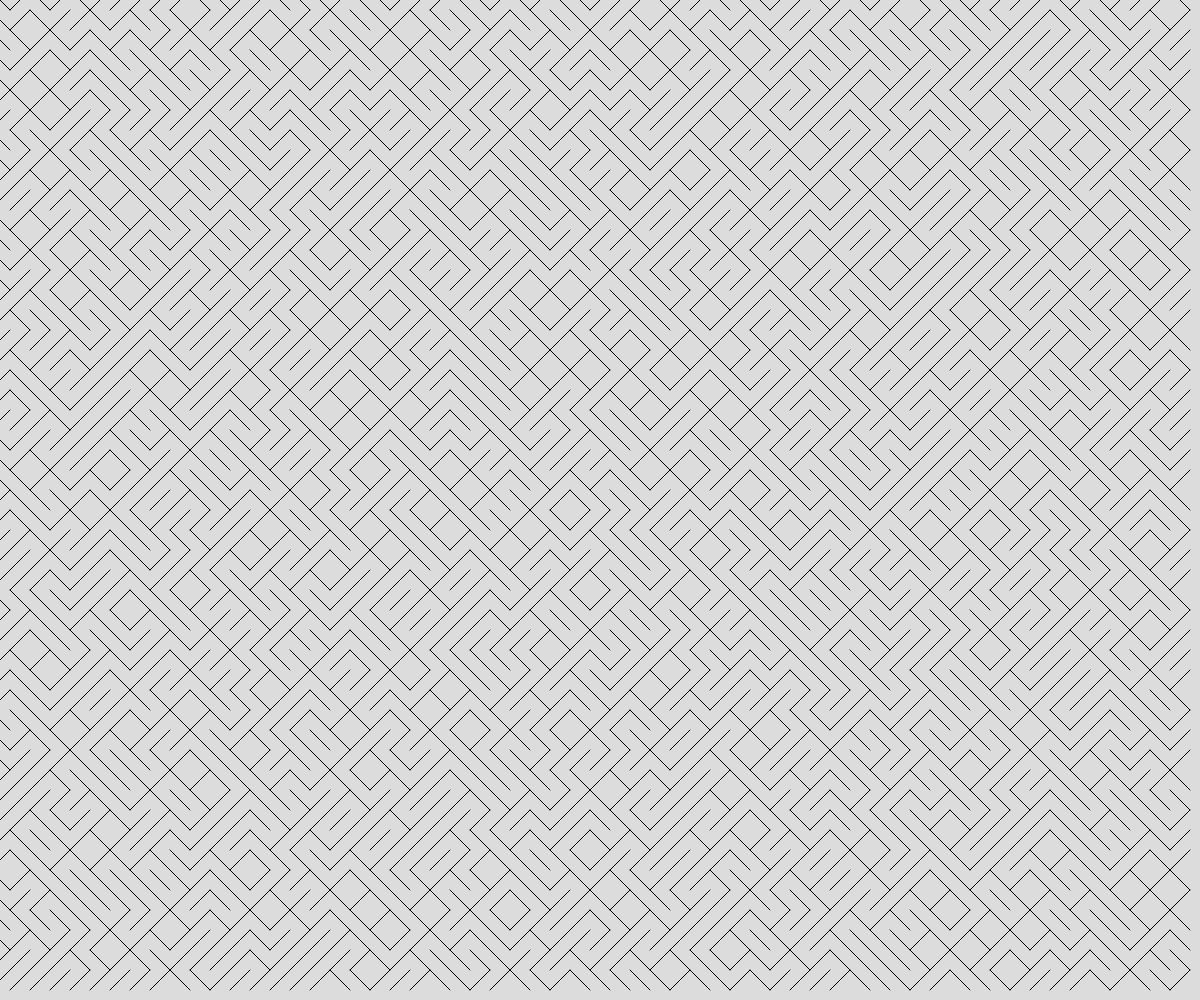
Frame 1 (no input)
Frame 60 (no input): identical to frame 1, image omitted
Frame 120 (the mouse pressed at the canvas centre since frame 60): identical to frame 1, image omitted

The p5.js sketch that drew this single still picture (run headless with seeded random() and noise() and a simulated clock; from frame 60 on, the mouse is pressed at the canvas centre):

// p5.js sketch
// ── sketch.js
// Generative Art Demo
// Mar 15, 2024

let tileSize = 20;
let theTiles = [];

function setup() {
  createCanvas(windowWidth, windowHeight);

  for (let y = 0; y < height; y += tileSize) {
    for (let x = 0; x < width; x += tileSize) {
      let someTile = spawnTile(x, y);
      theTiles.push(someTile);
    }
  }
}

function draw() {
  background(220);
  
  for (let someTile of theTiles) {
    line(someTile.x1, someTile.y1, someTile.x2, someTile.y2);
  }
}


function spawnTile(x, y) {
  let choice = random(100);
  let tile;

  if (choice > 50) {
    // negative slope
    tile = {
      x1: x - tileSize/2,
      y1: y - tileSize/2,
      x2: x + tileSize/2,
      y2: y + tileSize/2,
    };
  }
  else {
    // positive slope
    tile = {
      x1: x - tileSize/2,
      y1: y + tileSize/2,
      x2: x + tileSize/2,
      y2: y - tileSize/2,
    };
  }
  return tile;
}
